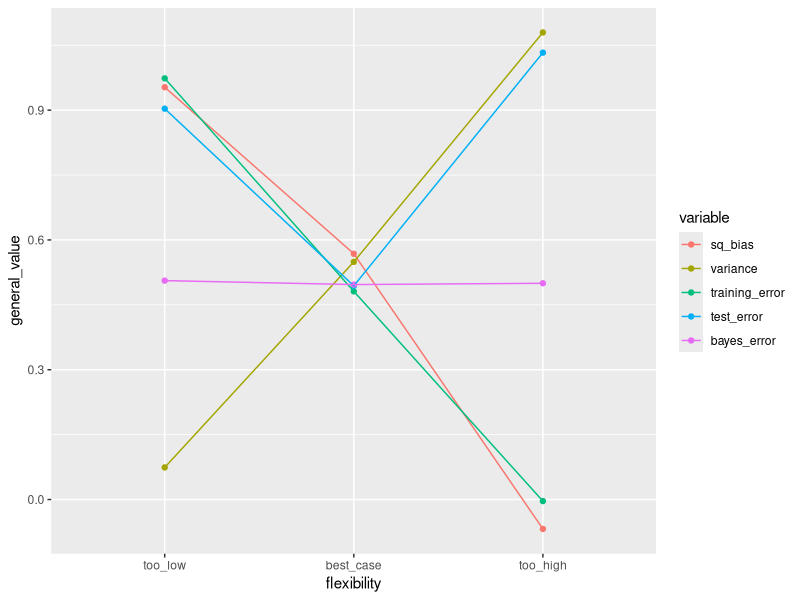

Generate this figure with R:
## ---- chunk 1
knitr::opts_chunk$set(echo = TRUE)

library(reshape2)
library(ggplot2)
## ---- chunk 2
flexibility <- factor(c("too_low", "best_case", "too_high"), levels = c("too_low", "best_case", "too_high"))

sq_bias <- jitter(c(1, 0.5, 0))
variance <- jitter(c(0, 0.5, 1))
training_error <- jitter(c(1, 0.5, 0))
test_error <- jitter(c(1, 0.5, 1))
bayes_error <- jitter(c(0.5, 0.5, 0.5))

plot_data_wide <- data.frame(flexibility, sq_bias, variance, training_error, test_error, bayes_error)
plot_data_long <- melt(plot_data_wide, id = "flexibility")
names(plot_data_long) <- c("flexibility", "variable", "general_value")

prob3_plot <- ggplot(plot_data_long, aes(x = flexibility, y = general_value, color = variable, group = variable)) +
  geom_point() +
  geom_path()

prob3_plot
## ---- chunk 3
calc_euclid_dist <- function(ref_point, test_point)
{
  # Get the number of dimensions
  dims <- length(ref_point)
  
  # Calulate squared differences for each dimenstion
  sq_diffs <- sapply(1:dims, function(x) {(ref_point[x] - test_point[x])^2})
  
  # Calculate the square root of the sum of squares
  dist <- sum(sq_diffs)^0.5
  
  return(dist)
}

test_table <- rbind(c(0,3,0),
                    c(2,0,0),
                    c(0,1,3),
                    c(0,1,2),
                    c(-1,0,1),
                    c(1,1,1))
colors <- as.factor(c("Red", "Red", "Red", "Green", "Green", "Red"))

ref_point <- c(0, 0, 0)

distances = apply(test_table, 1, calc_euclid_dist, ref_point = ref_point)

prob5_table <- data.frame(1:6, test_table, colors, distances)
names(prob5_table) <- c("index", "X1", "X2", "X3", "Y", "distance")

prob5_table
